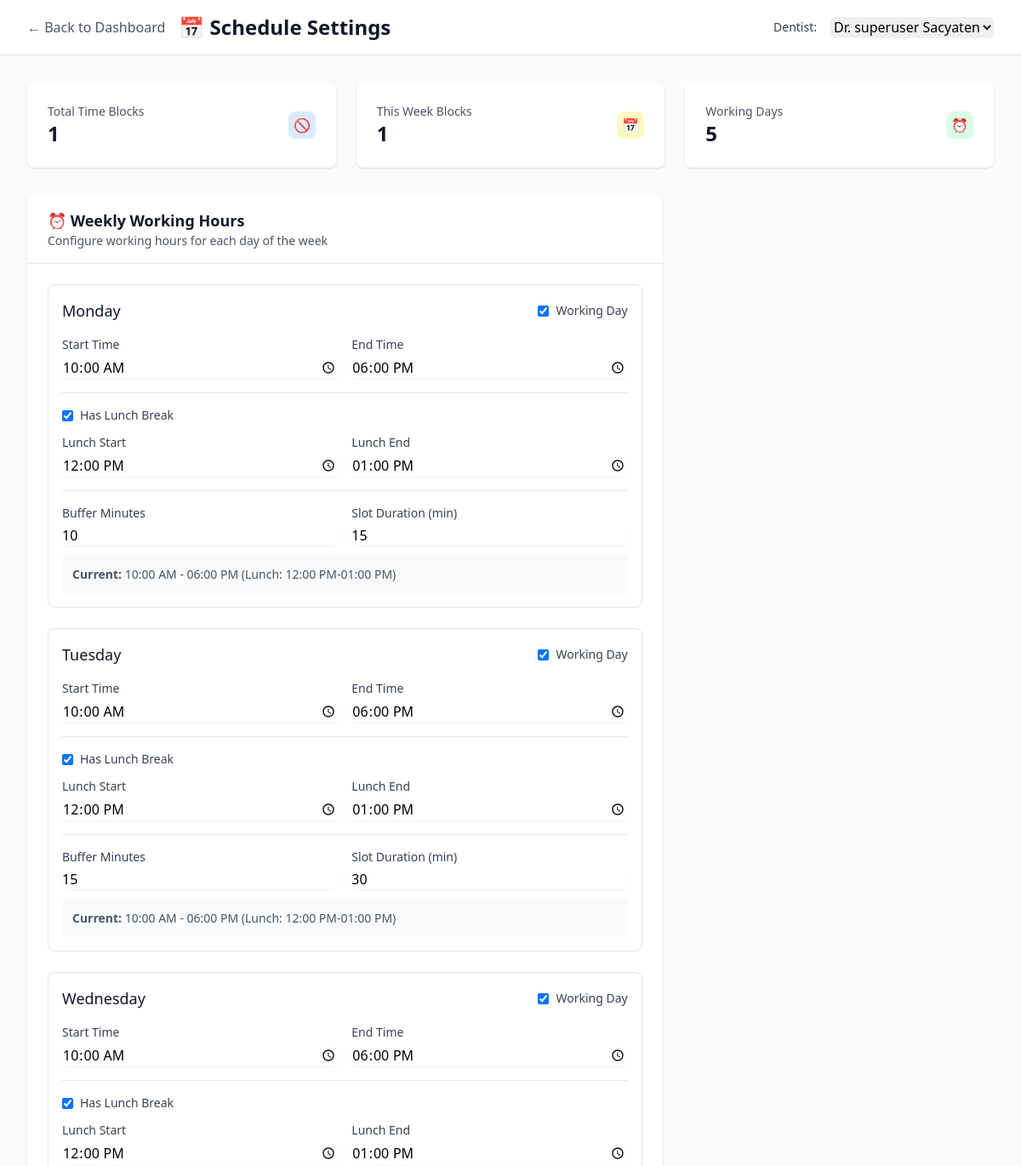
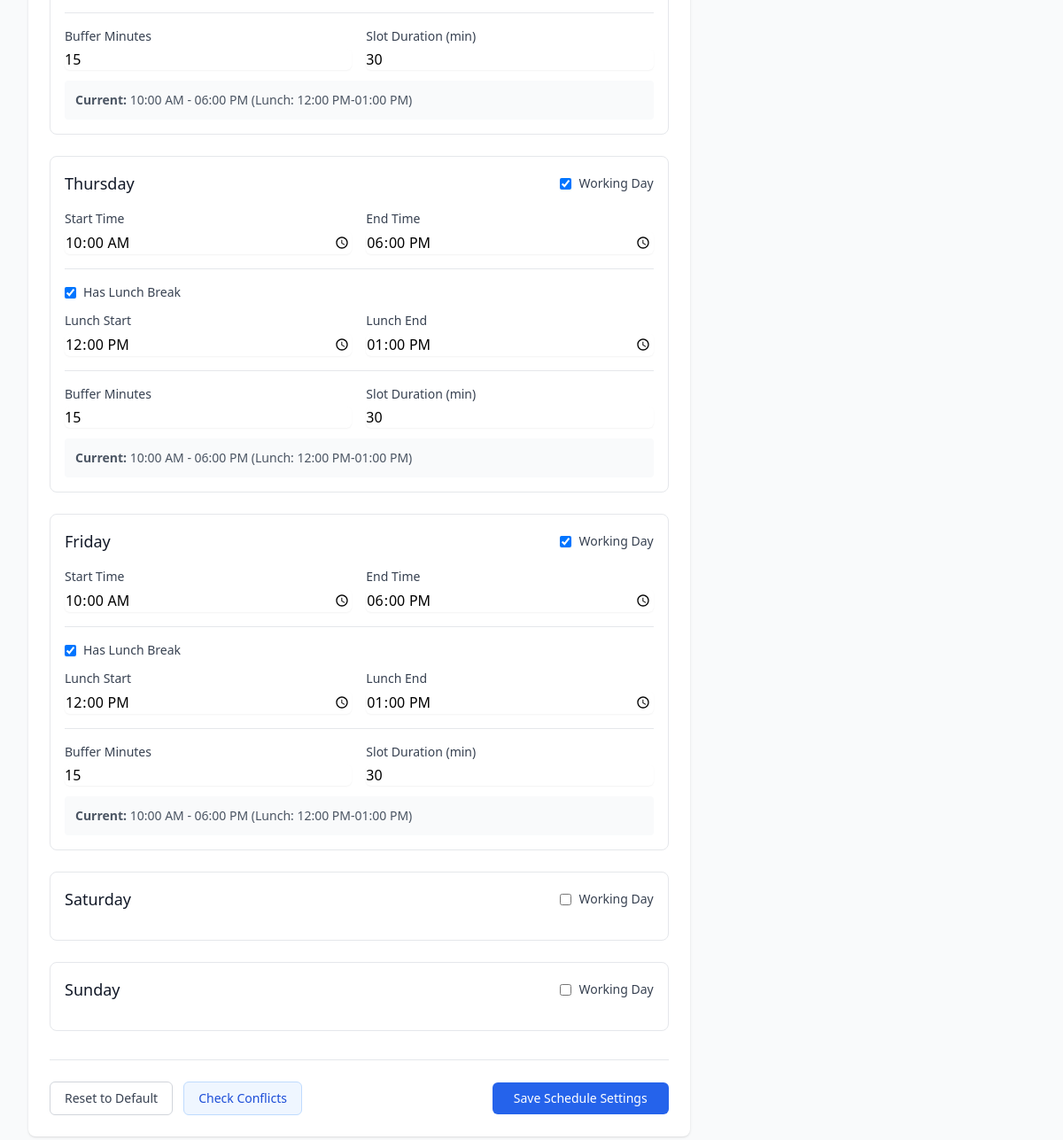
The app's page /appointments/schedule-settings/ (signed in) with its own data (2 pictures, top to bottom).
### appointments/models.py (models this page shows, shortened)
class DentistScheduleSettings(models.Model):
    WEEKDAY_CHOICES = [
        (0, 'Monday'),
        (1, 'Tuesday'),
        (2, 'Wednesday'),
        (3, 'Thursday'),
        (4, 'Friday'),
        (5, 'Saturday'),
        (6, 'Sunday'),
    ]
    dentist = models.ForeignKey('users.User', on_delete=models.CASCADE, related_name='schedule_settings')
    weekday = models.IntegerField(choices=WEEKDAY_CHOICES)
    is_working = models.BooleanField(default=True)
    start_time = models.TimeField(default=time(10, 0))  # 10:00 AM
    end_time = models.TimeField(default=time(18, 0))    # 6:00 PM
    has_lunch_break = models.BooleanField(default=True)
    lunch_start = models.TimeField(default=time(12, 0))  # 12:00 PM
    lunch_end = models.TimeField(default=time(13, 0))    # 1:00 PM
    default_buffer_minutes = models.PositiveIntegerField(default=15, help_text="Default buffer time between appointments")
    slot_duration_minutes = models.PositiveIntegerField(default=30, help_text="Duration of each appointment slot")
    created_at = models.DateTimeField(auto_now_add=True)
    updated_at = models.DateTimeField(auto_now=True)
    class Meta:
        unique_together = ['dentist', 'weekday']
        ordering = ['dentist', 'weekday']
        indexes = [
            models.Index(fields=['dentist', 'weekday'], name='dentist_sched_weekday_idx'),
        ]
        constraints = [
            models.CheckConstraint(
                check=models.Q(end_time__gt=models.F('start_time')),
                name='dentist_settings_end_after_start'
            ),
            models.CheckConstraint(
                check=models.Q(lunch_end__gt=models.F('lunch_start')),
                name='dentist_settings_lunch_end_after_start'
            ),
            models.CheckConstraint(
                check=models.Q(default_buffer_minutes__gte=0),
                name='dentist_settings_non_negative_buffer'
            ),
            models.CheckConstraint(
                check=models.Q(slot_duration_minutes__gt=0),
                name='dentist_settings_positive_slot_duration'
            ),
        ]
    @property
    def working_hours_display(self):
        if not self.is_working:
            return "Not Working"
        hours = f"{self.start_time.strftime('%I:%M %p')} - {self.end_time.strftime('%I:%M %p')}"
        if self.has_lunch_break:
            lunch = f"{self.lunch_start.strftime('%I:%M %p')}-{self.lunch_end.strftime('%I:%M %p')}"
            hours += f" (Lunch: {lunch})"
        return hours

### appointments/schedule_views.py (the view, shortened to what this page needs)
# urls.py: path('schedule-settings/', schedule_views.DentistScheduleSettingsView.as_view(), name='schedule_settings'),
class DentistScheduleSettingsView(LoginRequiredMixin, TemplateView):
    template_name = 'appointments/schedule_settings.html'
    def dispatch(self, request, *args, **kwargs):
        if not request.user.has_permission('appointments'):
            messages.error(request, 'You do not have permission to access this page.')
            return redirect('core:dashboard')
        return super().dispatch(request, *args, **kwargs)
    def get_context_data(self, **kwargs):
        context = super().get_context_data(**kwargs)
        dentist_id = self.request.GET.get('dentist')
        if dentist_id:
            dentist = get_object_or_404(User, id=dentist_id, is_active_dentist=True)
        elif self.request.user.is_active_dentist:
            dentist = self.request.user
        else:
            dentist = User.objects.filter(is_active_dentist=True).first()
            if not dentist:
                messages.warning(self.request, 'No active dentists found.')
                return redirect('core:dashboard')
        weekday_settings = []
        weekdays = [
            (0, 'Monday'), (1, 'Tuesday'), (2, 'Wednesday'), (3, 'Thursday'),
            (4, 'Friday'), (5, 'Saturday'), (6, 'Sunday')
        ]
        for weekday_num, weekday_name in weekdays:
            setting, created = DentistScheduleSettings.objects.get_or_create(
                dentist=dentist,
                weekday=weekday_num,
                defaults={
                    'is_working': weekday_num < 5,  # Mon-Fri default
                    'start_time': time(10, 0),
                    'end_time': time(18, 0) if weekday_num < 5 else time(14, 0),  # Shorter Sat
                    'has_lunch_break': weekday_num < 5,  # No lunch on Saturday
                    'lunch_start': time(12, 0),
                    'lunch_end': time(13, 0),
                    'default_buffer_minutes': 15,
                    'slot_duration_minutes': 30,
                }
            )
            weekday_settings.append({
                'weekday_num': weekday_num,
                'weekday_name': weekday_name,
                'setting': setting,
                'form': DentistScheduleSettingsForm(instance=setting, prefix=f'day_{weekday_num}')
            })
        today = timezone.now().date()
        upcoming_blocks = TimeBlock.objects.filter(
            dentist=dentist,
            date__gte=today
        ).order_by('date', 'start_time')[:10]
        context.update({
            'selected_dentist': dentist,
            'dentists': User.objects.filter(is_active_dentist=True).order_by('first_name', 'last_name'),
            'weekday_settings': weekday_settings,
            'upcoming_blocks': upcoming_blocks,
            'bulk_block_form': BulkTimeBlockForm(initial={'dentist': dentist}),
            'quick_block_form': QuickTimeBlockForm(),
            'stats': {
                'total_blocks': TimeBlock.objects.filter(dentist=dentist, date__gte=today).count(),
                'this_week_blocks': TimeBlock.objects.filter(
                    dentist=dentist,
                    date__gte=today,
                    date__lt=today + timedelta(days=7)
                ).count(),
            }
        })
        return context

### templates/appointments/schedule_settings.html (shortened to what this page needs)
{% load static %}
{% load user_tags %}
<!DOCTYPE html>
<html lang="en" class="h-full bg-gray-50">
<head>
    <script src="https://cdn.tailwindcss.com"></script>
</head>
<body class="h-full" x-data="scheduleManager()">
    <header class="bg-white shadow-sm border-b border-gray-200">
        <div class="max-w-7xl mx-auto px-4 sm:px-6 lg:px-8">
            <div class="flex justify-between items-center py-4">
                <div class="flex items-center space-x-4">
                    <a href="{% url 'core:dashboard' %}" class="text-gray-600 hover:text-gray-900 transition-colors">
                        ← Back to Dashboard
                    </a>
                    <h1 class="text-2xl font-bold text-gray-900">📅 Schedule Settings</h1>
                </div>
                <div class="flex items-center space-x-4">
                    <label class="text-sm font-medium text-gray-700">Dentist:</label>
                    <select
                        name="dentist_selector"
                        class="rounded-md border-gray-300 shadow-sm focus:border-blue-500 focus:ring-blue-500"
                        onchange="window.location.href = '{% url 'appointments:schedule_settings' %}?dentist=' + this.value"
                    >
                        {% for dentist in dentists %}
                            <option value="{{ dentist.id }}" {% if dentist.id == selected_dentist.id %}selected{% endif %}>
                                Dr. {{ dentist.full_name }}
                            </option>
                        {% endfor %}
                    </select>
                </div>
            </div>
        </div>
    </header>
    <div class="max-w-7xl mx-auto px-4 sm:px-6 lg:px-8 py-8">
        <div class="grid grid-cols-1 md:grid-cols-3 gap-6 mb-8">
            <div class="bg-white rounded-lg shadow p-6">
                <div class="flex items-center">
                    <div class="flex-1">
                        <p class="text-sm font-medium text-gray-600">Total Time Blocks</p>
                        <p class="text-2xl font-semibold text-gray-900">{{ stats.total_blocks }}</p>
                    </div>
                    <div class="w-8 h-8 bg-blue-100 rounded-lg flex items-center justify-center">
                        🚫
                    </div>
                </div>
            </div>
            <div class="bg-white rounded-lg shadow p-6">
                <div class="flex items-center">
                    <div class="flex-1">
                        <p class="text-sm font-medium text-gray-600">This Week Blocks</p>
                        <p class="text-2xl font-semibold text-gray-900">{{ stats.this_week_blocks }}</p>
                    </div>
                    <div class="w-8 h-8 bg-yellow-100 rounded-lg flex items-center justify-center">
                        📅
                    </div>
                </div>
            </div>
            <div class="bg-white rounded-lg shadow p-6">
                <div class="flex items-center">
                    <div class="flex-1">
                        <p class="text-sm font-medium text-gray-600">Working Days</p>
                        <p class="text-2xl font-semibold text-gray-900">
                            <span id="working-days-count">0</span>
                        </p>
                    </div>
                    <div class="w-8 h-8 bg-green-100 rounded-lg flex items-center justify-center">
                        ⏰
                    </div>
                </div>
            </div>
        </div>
        <div class="grid grid-cols-1 lg:grid-cols-3 gap-8">
            <div class="lg:col-span-2">
                <div class="bg-white rounded-lg shadow">
                    <div class="px-6 py-4 border-b border-gray-200">
                        <h2 class="text-lg font-semibold text-gray-900">⏰ Weekly Working Hours</h2>
                        <p class="text-sm text-gray-600">Configure working hours for each day of the week</p>
                    </div>
                    <form method="post" class="p-6">
                        <div class="space-y-6">
                            {% for day_setting in weekday_settings %}
                                <div
                                    class="border rounded-lg p-4 hover:bg-gray-50 transition-colors"
                                    x-data="{
                                        isWorking: {{ day_setting.setting.is_working|yesno:'true,false' }},
                                        hasLunchBreak: {{ day_setting.setting.has_lunch_break|yesno:'true,false' }}
                                    }"
                                >
                                    <div class="flex items-center justify-between mb-4">
                                        <h3 class="text-lg font-medium text-gray-900">
                                            {{ day_setting.weekday_name }}
                                        </h3>
                                        <label class="flex items-center space-x-2">
                                            {{ day_setting.form.is_working }}
                                            <span class="text-sm text-gray-700">Working Day</span>
                                        </label>
                                    </div>
                                    <div x-show="isWorking" x-cloak class="grid grid-cols-1 md:grid-cols-2 gap-4 mb-4">
                                        <div>
                                            <label class="block text-sm font-medium text-gray-700 mb-1">
                                                Start Time
                                            </label>
                                            {{ day_setting.form.start_time }}
                                        </div>
                                        <div>
                                            <label class="block text-sm font-medium text-gray-700 mb-1">
                                                End Time
                                            </label>
                                            {{ day_setting.form.end_time }}
                                        </div>
                                    </div>
                                    <div x-show="isWorking" x-cloak class="border-t pt-4">
                                        <label class="flex items-center space-x-2 mb-3">
                                            {{ day_setting.form.has_lunch_break }}
                                            <span class="text-sm text-gray-700">Has Lunch Break</span>
                                        </label>
                                        <div x-show="hasLunchBreak" class="grid grid-cols-1 md:grid-cols-2 gap-4 mb-4">
                                            <div>
                                                <label class="block text-sm font-medium text-gray-700 mb-1">
                                                    Lunch Start
                                                </label>
                                                {{ day_setting.form.lunch_start }}
                                            </div>
                                            <div>
                                                <label class="block text-sm font-medium text-gray-700 mb-1">
                                                    Lunch End
                                                </label>
                                                {{ day_setting.form.lunch_end }}
                                            </div>
                                        </div>
                                    </div>
                                    <div x-show="isWorking" x-cloak class="grid grid-cols-1 md:grid-cols-2 gap-4 mt-4 pt-4 border-t">
                                        <div>
                                            <label class="block text-sm font-medium text-gray-700 mb-1">
                                                Buffer Minutes
                                            </label>
                                            {{ day_setting.form.default_buffer_minutes }}
                                        </div>
                                        <div>
                                            <label class="block text-sm font-medium text-gray-700 mb-1">
                                                Slot Duration (min)
                                            </label>
                                            {{ day_setting.form.slot_duration_minutes }}
                                        </div>
                                    </div>
                                    <div x-show="isWorking" x-cloak class="mt-3 text-sm text-gray-600 bg-gray-50 p-3 rounded">
                                        <strong>Current:</strong> {{ day_setting.setting.working_hours_display }}
                                    </div>
                                </div>
                            {% endfor %}
                        </div>
                        <div class="flex justify-between items-center mt-8 pt-6 border-t">
                            <div class="flex space-x-3">
                                <a
                                    href="{% url 'appointments:create_default_schedule' selected_dentist.id %}"
                                    class="px-4 py-2 text-sm font-medium text-gray-700 bg-white border border-gray-300 rounded-md hover:bg-gray-50 transition-colors"
                                    onclick="return confirm('Create default Mon-Fri schedule? This will overwrite current settings.')"
                                >
                                    Reset to Default
                                </a>
                                <button
                                    type="button"
                                    @click="checkConflicts"
                                    class="px-4 py-2 text-sm font-medium text-blue-700 bg-blue-50 border border-blue-200 rounded-md hover:bg-blue-100 transition-colors"
                                >
                                    Check Conflicts
                                </button>
                            </div>
                            <button
                                type="submit"
                                class="px-6 py-2 bg-blue-600 text-white text-sm font-medium rounded-md hover:bg-blue-700 focus:outline-none focus:ring-2 focus:ring-blue-500 focus:ring-offset-2 transition-colors"
                            >
                                Save Schedule Settings
                            </button>
                        </div>
                    </form>
                </div>
            </div>
        </div>
    </div>
</body>
</html>

### records on screen
DentistScheduleSettings: weekday_name "Monday", form.default_buffer_minutes "10", form.slot_duration_minutes "15", setting.working_hours_display "10:00 AM - 06:00 PM (Lunch: 12:00 PM-01:00 PM)"
DentistScheduleSettings: weekday_name "Tuesday", form.default_buffer_minutes "15", form.slot_duration_minutes "30", setting.working_hours_display "10:00 AM - 06:00 PM (Lunch: 12:00 PM-01:00 PM)"
DentistScheduleSettings: weekday_name "Wednesday", form.default_buffer_minutes "15", form.slot_duration_minutes "30", setting.working_hours_display "10:00 AM - 06:00 PM (Lunch: 12:00 PM-01:00 PM)"
DentistScheduleSettings: weekday_name "Thursday", form.default_buffer_minutes "15", form.slot_duration_minutes "30", setting.working_hours_display "10:00 AM - 06:00 PM (Lunch: 12:00 PM-01:00 PM)"
DentistScheduleSettings: weekday_name "Friday", form.default_buffer_minutes "15", form.slot_duration_minutes "30", setting.working_hours_display "10:00 AM - 06:00 PM (Lunch: 12:00 PM-01:00 PM)"
DentistScheduleSettings: weekday_name "Saturday"
DentistScheduleSettings: weekday_name "Sunday"

### other values on screen
{{ stats.total_blocks }} "1"
{{ stats.this_week_blocks }} "1"
